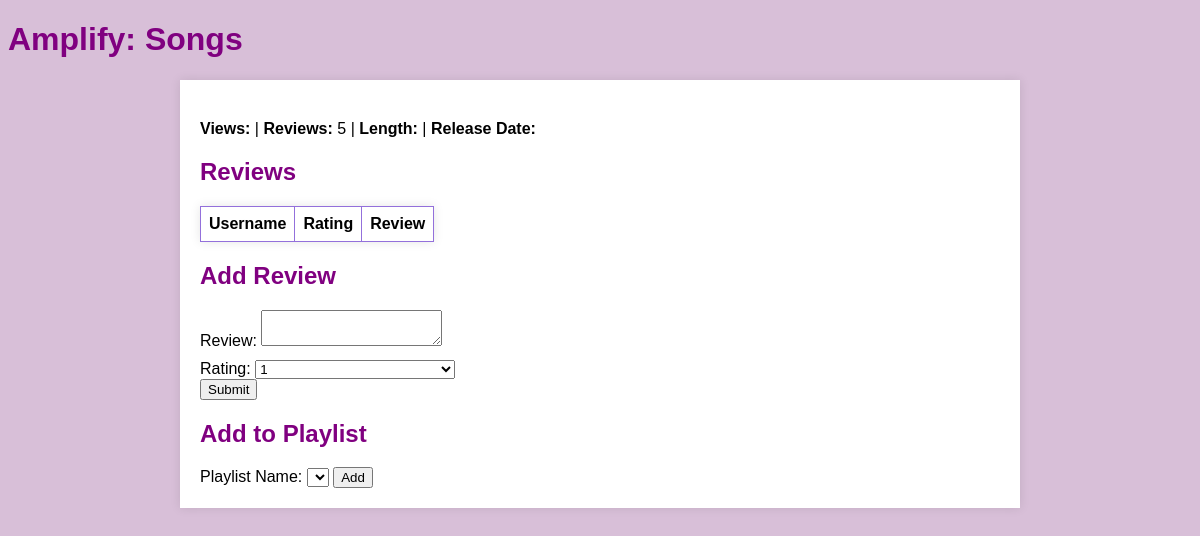
The app's page /indSong.php, older data.
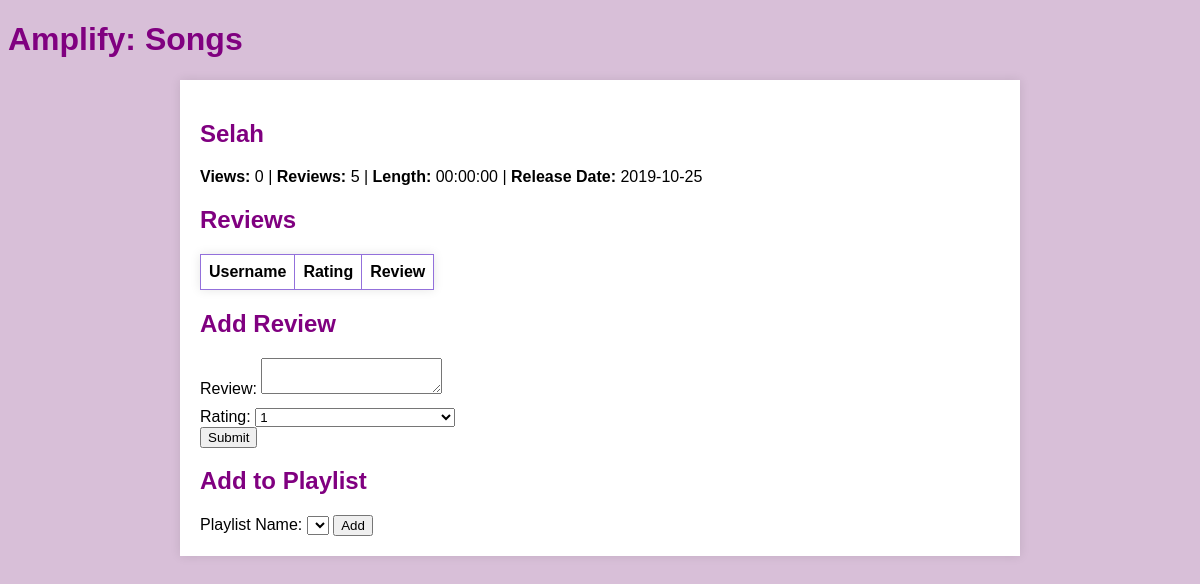
The same page, newer data.
### tables this page shows
CREATE TABLE `songs` (
  `song_id` int NOT NULL,
  `song_title` varchar(100) NOT NULL,
  `length` time NOT NULL,
  `listens` int NOT NULL,
  `album_id` int DEFAULT NULL,
  `release_date` date NOT NULL,
  `release_time` time NOT NULL
);

### src/controllers/indSongController.php (called while the page is built, shortened)
<?php
class indSongController {
    private $conn;
    public function connect() {
        $this->conn =  mysqli_connect(DB_HOST, DB_USERNAME, DB_PASSWORD, DB_NAME);
    }
    public function defaultSong() {
        $sql = "SELECT songs.song_title, songs.listens, songs.length, songs.release_date, songs.release_time
            FROM songs
            WHERE songs.song_id = 79";
        $result = mysqli_query($this->conn, $sql);
        $song = array();
        if ($result->num_rows > 0) {
            $row = $result->fetch_assoc();
            $song[] = $row['song_title'];
            $song[] = $row['listens'];
            $song[] = $row['length'];
            $song[] = $row['release_date'];
            $song[] = $row['release_time'];
        }
        return $song;
    }
}

### public/indSong.php (the view, shortened to what this page needs)
<?php
require_once '../src/controllers/indSongController.php';
$controller = new indSongController();
$song = $controller->defaultSong() ?? [];
?>
<!DOCTYPE html>
<html lang="">
<head>
    <link rel="stylesheet" type="text/css" href="css/songStyle.css">
</head>
<body>
<h1>Amplify: Songs</h1>
<div class="song-container">
    <h2><?php echo $song[0]; ?></h2>
    <p><strong>Views:</strong> <?php echo $song[1]; ?> | <strong>Reviews:</strong> 5 | <strong>Length:</strong> <?php echo $song[2]; ?> | <strong>Release Date:</strong> <?php echo $song[3]; ?> </p>
    <h2>Reviews</h2>
    <table>
        <thead>
        <tr>
            <th>Username</th>
            <th>Rating</th>
            <th>Review</th>
        </tr>
        </thead>
    </table>
    <h2>Add Review</h2>
    <form action="<?php echo $controller->handleFormSubmit(); ?> " name="reviewForm" method="post">
        <label for="review">Review:</label>
        <textarea id="review" name="comment"></textarea>
        <div class="slider-rating-container">
            <label for="rating">Rating:</label>
            <select id="rating" name="rating">
                <option value="1">1</option>
            </select>
        </div>
        <input type="submit" value="Submit">
    </form>
    <h2>Add to Playlist</h2>
    <form action="<?php echo $controller->handleFormSubmit(); ?> " name="playlistForm" method="post">
        <label for="playlist_id">Playlist Name:</label>
        <select id="playlist_id" name="playlist_id">
        </select>
        <input type="submit" value="Add">
    </form>
</div>
</body>
</html>

Row changes from the older to the newer data that the page shows:
added songs: song_title "Selah", listens "0", length "00:00:00", release_date "2019-10-25"
